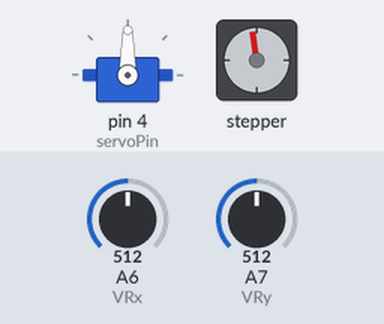
Recording of a sketch running on a simulated Arduino Nano, built with avr-gcc and run on an emulated ATmega328P. Parts: servo, stepper motor. The test bench sets the inputs (shaded band); at power-on: A7 (VRy) = 512, A6 (VRx) = 512. Stepper angles assume 2048 steps per turn.

Above: at 1.2 s.
1.3 s: A7 (VRy) set to 554
At 3.68 s:
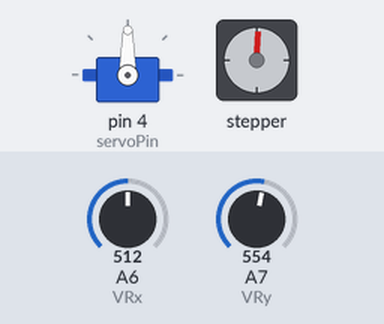
4.3 s: A6 (VRx) set to 716
At 4.68 s:
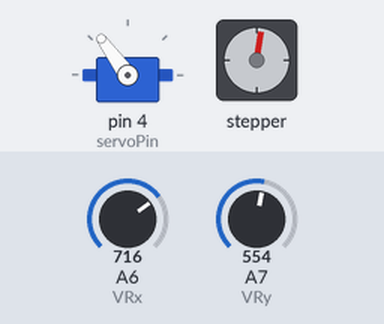
7.3 s: A7 (VRy) set to 596
10.3 s: A7 (VRy) set to 716
13.3 s: A6 (VRx) set to 534
At 13.6 s:
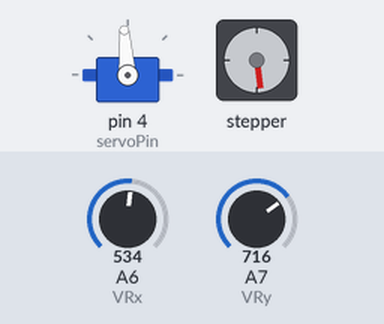
16.3 s: A6 (VRx) set to 306
At 16.75 s:
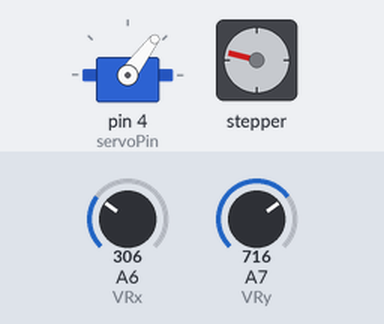
Timing chart, 0 to 22.4 s (numbered marks = the images above; inputs shaded):
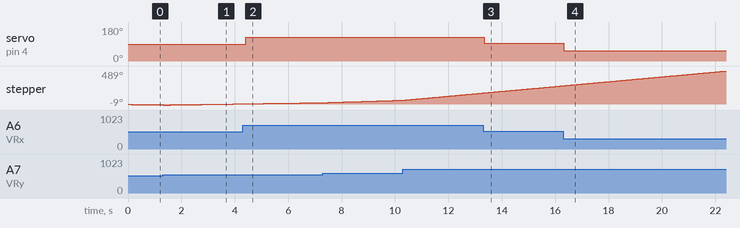

The sketch:

Task3-Joystick.ino
```cpp
#include <Stepper.h>
#include <Servo.h>


int servoPin = 4;
int Button1 = A3;
int Button2 = A5;
int VRx = A6;
int VRy = A7;

Servo servo;
Stepper stepper(2048, 8, 6, 7, 5);

void setup(){
	servo.attach(servoPin);
	servo.write(90);
	stepper.setSpeed(1);
	pinMode(VRx, INPUT);
	pinMode(VRy, INPUT);
}

void loop(){
	int xPos = analogRead(VRx);
	int yPos = analogRead(VRy);

	// Servo position control
	// Map the x position on the joystick
	// from 0-1023	(ADC read value)
	// to 0-180		(angle)
	servo.write((int)xPos/5.68);

	// Stepper Motor speed control
	// Linearly ramps up speed with potentiometer reading
	// Dead zone between 524 and 544
	// Min speed is 1
	// Max speed is 15

	if (yPos >= 544){
		stepper.setSpeed((long)(14.0/(1023-544)*(yPos-544)+1));
		stepper.step(10);
	}
	else if (yPos <= 524){
		stepper.setSpeed((long)((-14.0/524)*yPos+15));
		stepper.step(-10);
	}

}

// https://www.desmos.com/calculator/imgfdm8m7g
// https://www.desmos.com/calculator/13wfsbbr0q
```

Measured:
- after the input at 4.3 s, servo on pin 4 (servoPin): 90° → 126° after 0.12 s
- after the input at 13.3 s, servo on pin 4 (servoPin): 126° → 94° after 0.05 s
- after the input at 16.3 s, servo on pin 4 (servoPin): 94° → 53° at once
